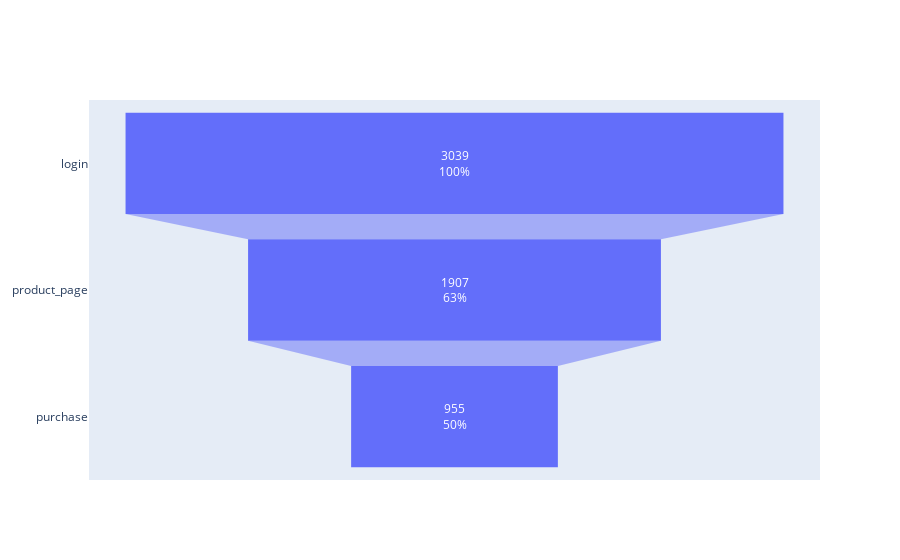

This figure's notebook cell:
### Markdown cell above
Dapat terlihat bahwa hampir 100% pengguna melakukan login ke halaman utama, lalu diikuti oleh pengguna masuk ke halaman produk sebesar 63%, lalu diikuti oleh halaman pembayaran sebesar 31% dan halaman keranjang belanja sebesar 30%. Dalam corong marketing, umumnya jalurnya adalah pengguna masuk (login), pengguna menuju halaman produk (product_page), pengguna ke keranjang belanja (product_cart), dan pengguna melakukan transaksi (purchase). Namun jumlah konversi pada keranjang belanja lebih sedikit dibandingkan dengan transaksi. Terdapat kemungkinan bahwa pada halaman produk, terdapat fitur untuk langsung melakukan transaksi, sehingga pengguna bisa melewati keranjang belanja.

### Code cell
fig = go.Figure(go.Funnel(
    y=event_funnel.reset_index()['event_name'][:3],
    x=event_funnel.reset_index()['user_id'][:3],
    textinfo="value + percent previous"
))
fig.show()

### Figure 1 — Plotly figure (JSON) as saved in the notebook; plotly's stock layout.template omitted (floating-point values rounded to 4 significant figures)
{"data": [{"textinfo": "value+percent previous", "type": "funnel", "x": [3039, 1907, 955], "y": ["login", "product_page", "purchase"]}], "layout": {}}
